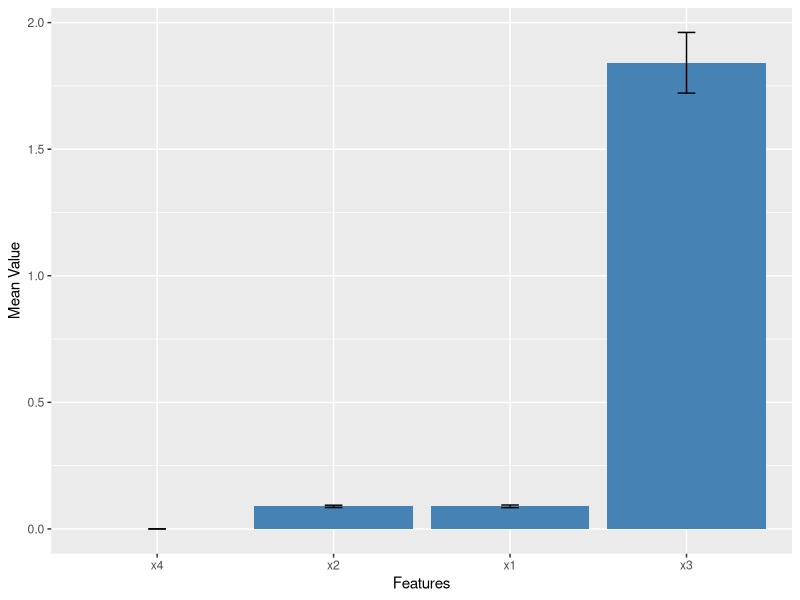
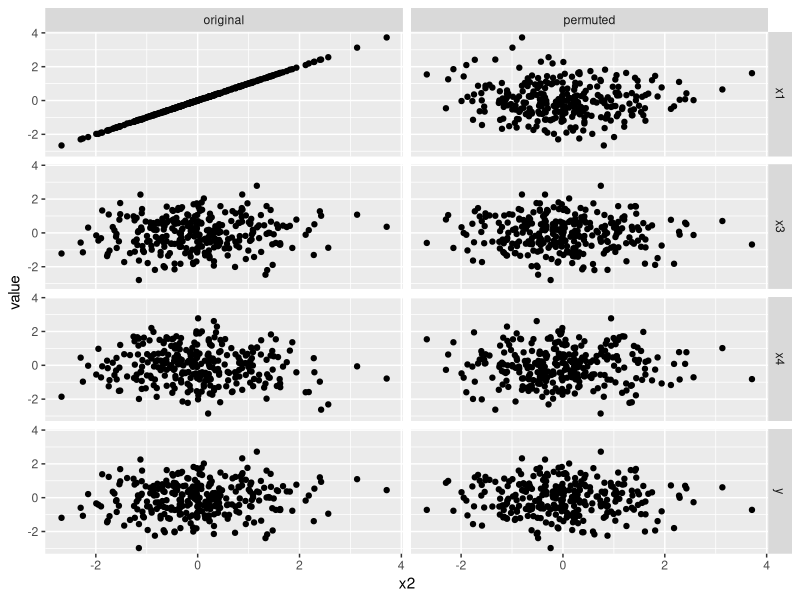
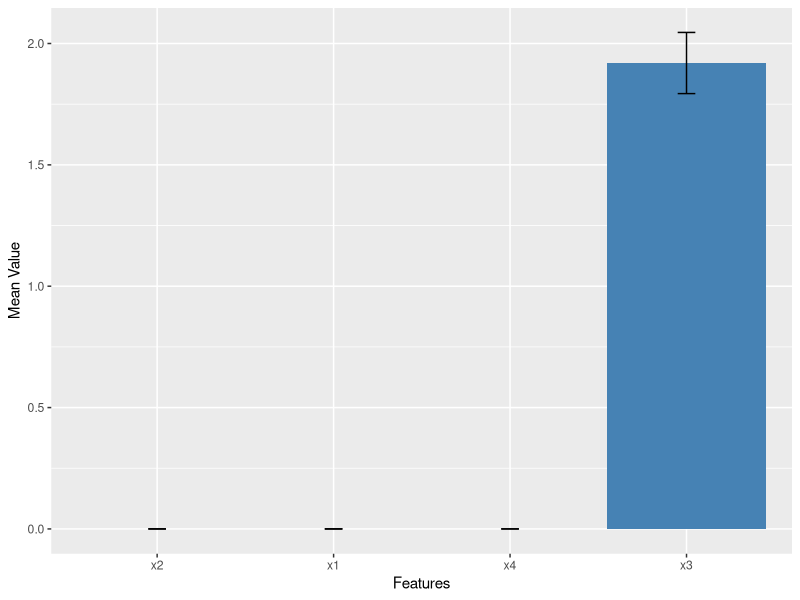
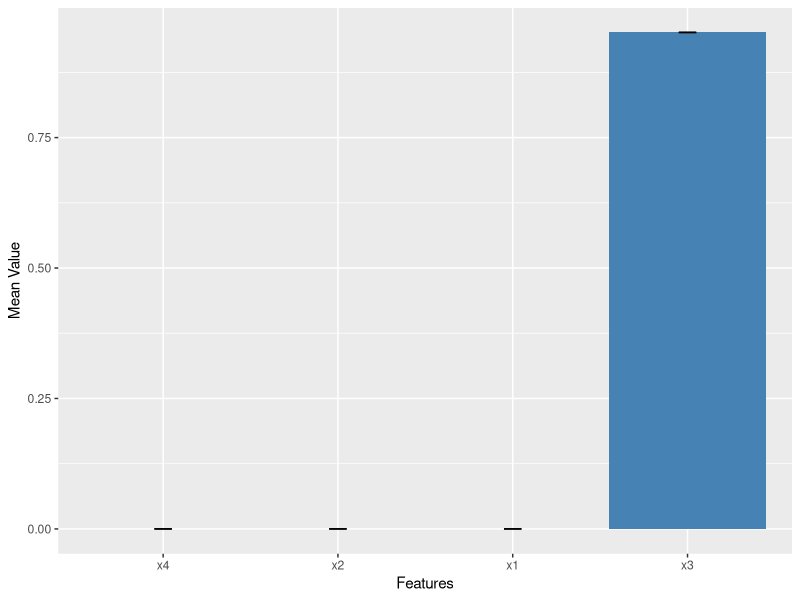

R code for these plots, in order:
## ---- chunk 1
library(ggplot2)
## ---- chunk 2
### Read in the data set via the read.csv()-function and remove 
### the column that only contains the row indices.
df <- read.csv(file = "extrapolation.csv")
df <- df[ , -which(names(df) == "X")]

### The classical training and testing data split (here 70% training, 30% testing data).
set.seed(100)
train <- sample(nrow(df), 0.7 * nrow(df))
training_data <- df[train, ]
test_data <- df[-train, ]

### Fit a linear model using the training data.
model <- lm(y ~ ., data = training_data)

### Assess the MSE on the test data set.
preds <- predict(model, newdata = test_data)
mse <- mean((test_data$y - preds) ^ 2)
print(paste("MSE:", mse))
## ---- chunk 3
### Calculate the PFI score for a single feature given by fname.
pfi_fname <- function(fname, model, X_test, y_test) {
  ### Permute the observations for feature fname.
  X_test_perm <- X_test
  X_test_perm[[fname]] <- sample(X_test_perm[[fname]])
  
  ### Predict on the original data situation as well as on the permuted one.
  preds_original <- predict(model, X_test)
  preds_perm <- predict(model, X_test_perm)
  
  ### Calculate the MSE on both data situations.
  mse_original <- mean((y_test - preds_original) ^ 2)
  mse_perm <- mean((y_test - preds_perm) ^ 2)
  
  ### The PFI score is now defined as the increase in MSE when permuting the feature.
  mse_perm - mse_original
}

### Calculate the PFI score defined via the function 
### fi_fname_func for all features in X_test.
fi <- function(fi_fname_func, ...) {
  ### Iterate over all features in X_test and calculate their single feature PFI score.
  unlist(lapply(colnames(X_test), fi_fname_func, ...))
}
## ---- chunk 4
n_times <- function(func, n, return_raw, ...) {
  ### Apply the function n times.
  ### We need to take the transpose to get the result into the right shape.
  results <- t(sapply(1:n, function(i) func(...)))
  
  ### Return the mean_fi, the std_fi and if wanted the raw results contained in a list.
  list(colMeans(results), apply(results, 2, sd), if (return_raw) results)
}
## ---- chunk 5
### Create appropriate data sets to use our implemented functions.
X_train <- training_data[ , -which(names(training_data) == "y")]
X_test <- test_data[ , -which(names(test_data) == "y")]
y_train <- training_data[ , which(names(training_data) == "y")]
y_test <- test_data[ , which(names(test_data) == "y")]

barplot_results <- function(results) {
  ### Create a data.frame to be able to use ggplot2 appropriately.
  results_mean_std <- data.frame(results[1], results[2])
  rownames(results_mean_std) <- c('x1', 'x2', 'x3', 'x4')
  colnames(results_mean_std) <- c('col_means', 'col_stds')
  
  ### Use ggplot2 to create the barplot.
  ggplot(cbind(Features = rownames(results_mean_std), results_mean_std[1:4, ]), 
         aes(x = reorder(Features, results_mean_std$col_means),
             y = results_mean_std$col_means)) +
    ### Plot the mean value bars.
    geom_bar(stat = "identity", fill = "steelblue") +
    ### Plot the standard deviations.
    geom_errorbar(aes(ymin = results_mean_std$col_means - results_mean_std$col_stds,
                      ymax = results_mean_std$col_means + results_mean_std$col_stds),
                  width = .1) +
    ### Set the labels correctly.
    labs(y = "Mean Value", x = "Features")
}

### Put all three above implemented functions
### together to get the PFI score for all features.
pfi_results <- n_times(fi, 10, TRUE, pfi_fname, model, X_test, y_test)

### Plot the result.
barplot_results(pfi_results)
## ---- chunk 6
### Get the coefficients and the intercept.
model$coefficients

### Show the correlation structure in the testing data set.
cor(test_data)
## ---- chunk 7
### Bring the data set in the correct form for ggplot2. This means we need every
### combination of x2 value to any other variable (which is done in the value column).
### The series column is for the group membership. Moreover we add a permuted version
### of x2 to the column x2. To keep track of this memberships we have the column type.
reshaped_test_data <- data.frame(x2 = c(rep(test_data$x2, 4),
                                        rep(sample(test_data$x2), 4)),
                                 type = rep(c('original', 'permuted'),
                                            each = 4 * nrow(test_data)),
                                 series = rep(rep(c('x1', 'x3', 'x4', 'y'),
                                                  each = nrow(test_data)), 2),
                                 value = rep(c(test_data$x1, test_data$x3,
                                               test_data$x4, test_data$y), 2))

### Create a scatterplot for both data situations at once.
ggplot(reshaped_test_data, aes(x2, value)) +
  geom_point() +
  facet_grid(series ~ type)
## ---- chunk 8
sample_cond_gaussian <- function(J, C, X_train, X_test, num_samples) {
  ### Order the training data for the decomposition.
  X_train_reordered <- cbind(X_train[ , J], X_train[ , C])
  
  ### Get the overall mean vector and covariance matrix.
  mu <- colMeans(X_train_reordered)
  sigma <- cov(X_train_reordered)
  
  ### Decomposition of the mean vector.
  mu_1 <- mu[1]
  mu_2 <- mu[-1]
  
  ### Decomposition of the necessary parts of the covariance matrix.
  sigma_11 <- sigma[1, 1]
  sigma_12 <- sigma[1, -1]
  sigma_21 <- sigma[-1, 1]
  sigma_22 <- sigma[-1, -1]
  
  ### Get a matrix for the mean vectors for all features in the
  ### conditional set at once. The mean vectors are the columns.
  ### When giving just one matrix to the solve()-function it
  ### calculates the inverse via solving linear systems. This
  ### is much better conditioned than explicitly calculating the inverse.
  mu_bar_all_C <- sapply(1:nrow(X_test),
                         function(i) mu_1 + sigma_12 %*%
                           solve(sigma_22) %*%
                           (t(as.matrix(X_test[i , C],
                                        ncol = length(C))) - mu_2))
  
  ### Compute the covariance matrix with the given formula
  ### (which in our case is just the ordinary variance).
  sigma_bar <- sigma_11 - sigma_12 %*% solve(sigma_22) %*% sigma_21
  
  ### Now sample from the distributions given by mean vector and
  ### covariance matrix for all features in the conditional set
  ### at once. Return the result as a data.frame (number of columns
  ### is number of test points, number of rows is number of samples).
  as.data.frame(sapply(1:length(mu_bar_all_C),
                       function(i) rnorm(num_samples, mu_bar_all_C[i], sigma_bar)))
}
## ---- chunk 9
J <- c('x1')
C <- c('x2', 'x3', 'x4')
sample <- sample_cond_gaussian(J, C, X_train, X_test, 10)
sample[1:6, 1:6]
## ---- chunk 10
cfi_fname <- function(fname, model, X_train, X_test) {
  ### Get the names of the features to be conditioned on.
  C <- colnames(X_train)[colnames(X_train) != fname]
  
  ### Apply the conditional sampling procedure.
  sample <- sample_cond_gaussian(fname, C, X_train, X_test, 1)
  
  ### Permute the observations for feature fname.
  X_test_perm <- X_test
  X_test_perm[fname] <- sample
  
  ### Predict on the original data situation as well as on the permuted one.
  preds_original <- predict(model, X_test)
  preds_perm <- predict(model, X_test_perm)
  
  ### Calculate the MSE on both data situations.
  mse_original <- mean((y_test - preds_original) ^ 2)
  mse_perm <- mean((y_test - preds_perm) ^ 2)
  
  ### The PFI score is now defined as the increase in MSE when permuting the feature.
  mse_perm - mse_original
}
## ---- chunk 11
### The exact same procedure to generate the plot as in exercise 1.
cfi_results <- n_times(fi, 10, TRUE, cfi_fname, model, X_train, X_test)

barplot_results(cfi_results)
## ---- chunk 12
loco <- function(fname, original_model, X_test, y_test, original_df, y_name) {
  ### Get the training data without the column with the feature of interest.
  remainder <- original_df[colnames(original_df) != fname]
  
  ### The usual training and testing split (with 70% training data).
  set.seed(100)
  inds <- sample(nrow(remainder), 0.7 * nrow(remainder))
  new_training_data <- remainder[inds, ]
  new_test_data <- remainder[-inds, ]
  
  ### Get the features and the target.
  loco_X_test <- new_test_data[ , colnames(new_test_data) != y_name]
  loco_y_test <- new_test_data[ , y_name]
  
  ### Generate the formula object we will give to the lm()-function.
  outcome <- names(new_training_data[y_name])
  variables <- names(loco_X_test)
  f <- as.formula(paste(outcome, paste(variables, collapse = " + "), sep = " ~ "))
  
  ### Train the OLS model.
  new_model <- lm(f, data = new_training_data)
  
  ### Get the MSE for the model with all features.
  preds_for_original <- predict(original_model, X_test)
  original_mse <- mean((y_test - preds_for_original) ^ 2)
  
  ### Get the MSE for the model without the feature of interest.
  predict_for_loco <- predict(new_model, loco_X_test)
  loco_mse <- mean((loco_y_test - predict_for_loco) ^ 2)
  
  ### The performance is given by the differences of the MSEs.
  loco_mse - original_mse
}

loco_naive <- function(original_df, original_model, X_test, y_test, y_name, ...) {
  ### Iterate over all features and apply the above implemented LOCO function.
  sapply(colnames(X_test),
         function(name)loco(name, original_df, original_model, X_test, y_test, y_name))
}
## ---- chunk 13
### The exact same procedure to generate the plot as in exercise 1.
loco_results <- n_times(fi, 10, FALSE, loco, model, X_test, y_test, df, 'y')

barplot_results(loco_results)
